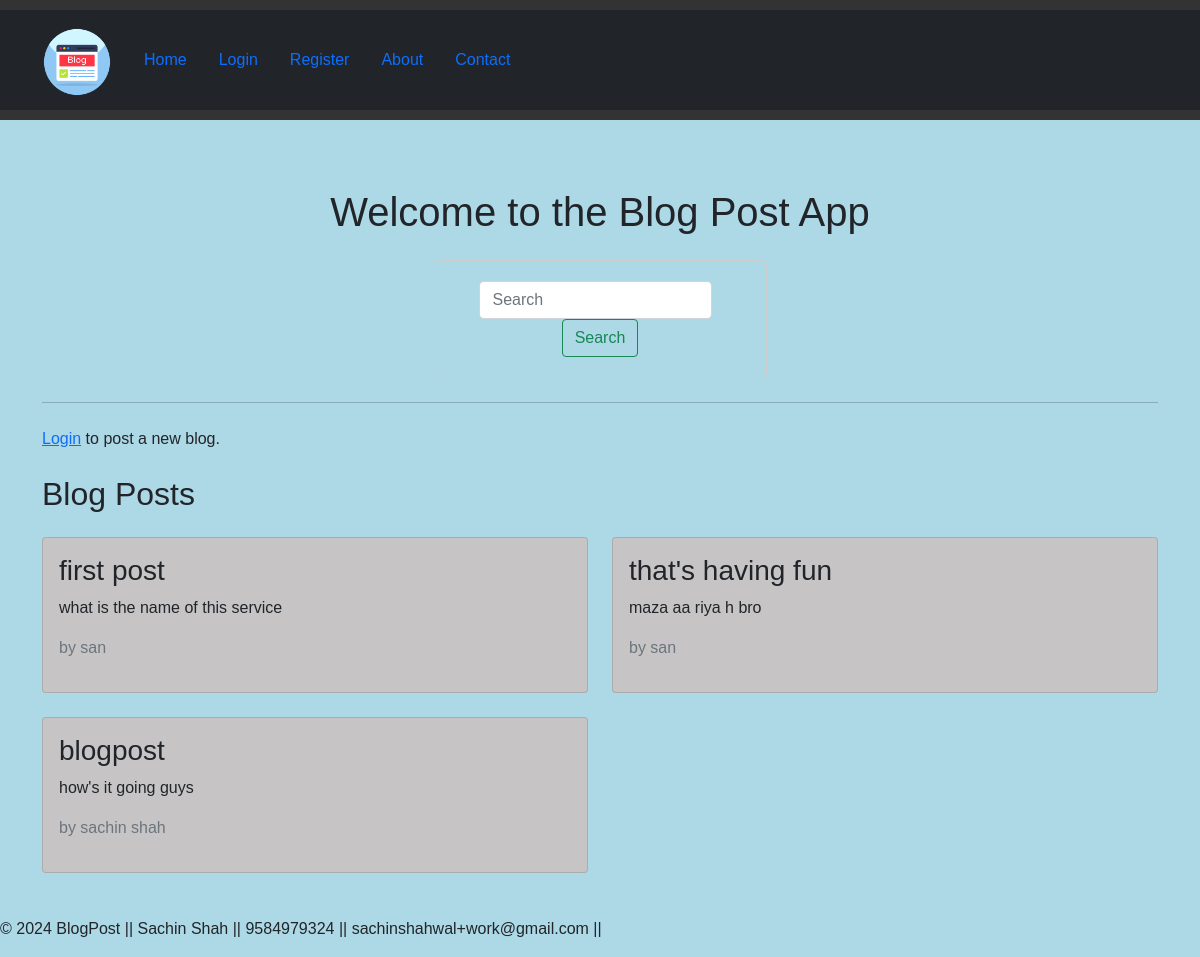
The page / on the database its author committed.
### main.py (models this page shows, shortened)
class BlogPost(db.Model):
    id = db.Column(db.Integer, primary_key=True)
    title = db.Column(db.String(200), nullable=False)
    content = db.Column(db.Text, nullable=False)
    user_id = db.Column(db.Integer, db.ForeignKey('user.id'), nullable=False)

class User(UserMixin, db.Model):
    id = db.Column(db.Integer, primary_key=True)
    username = db.Column(db.String(80), unique=True, nullable=False)
    password = db.Column(db.String(200), nullable=False)
    email = db.Column(db.String(120), unique=True, nullable=False)
    mobile_number = db.Column(db.String(20), nullable=False)
    image = db.Column(db.String(200), nullable=True)
    posts = db.relationship('BlogPost', backref='author', lazy=True)

### main.py (the view)
@app.route('/')
def home():
    query = request.args.get('query')
    if query:
        posts = BlogPost.query.join(User).filter(
            (BlogPost.title.contains(query)) |
            (BlogPost.content.contains(query)) |
            (User.username.contains(query))
        ).all()
    else:
        posts = BlogPost.query.all()
    return render_template('index.html', posts=posts)

### templates/index.html (shortened to what this page needs)
{% extends "base.html" %}
{% block content %}
    <div class="container mt-5">
        <h1 class="text-center">Welcome to the Blog Post App</h1>
        <div class="my-4">
            <form method="GET" action="{{ url_for('home') }}" class="form-inline justify-content-center">
                <input class="form-control mr-2" type="search" name="query" placeholder="Search" aria-label="Search" value="{{ request.args.get('query', '') }}">
                <button class="btn btn-outline-success" type="submit">Search</button>
            </form>
        </div>
        <hr>
        <div class="my-4">
            {% if current_user.is_authenticated %}
            <a href="{{ url_for('new_post') }}" class="btn btn-primary">Post a New Blog</a>
            {% else %}
            <p><a href="{{ url_for('login') }}">Login</a> to post a new blog.</p>
            {% endif %}
        </div>
        <h2 class="my-4">Blog Posts</h2>
        <div class="row">
        {% for post in posts %}
            <div class="col-md-6 mb-4">
                <div class="card" style="background-color: rgb(198, 196, 196);">
                    <div class="card-body">
                        <h3 class="card-title">{{ post.title }}</h3>
                        <p class="card-text">{{ post.content }}</p>
                        <p class="text-muted">by {{ post.author.username }}</p>
                    </div>
                </div>
            </div>
        {% endfor %}
        </div>
    </div>
{% endblock %}

### templates/base.html (shortened to what this page needs)
<!DOCTYPE html>
<html>
<head>
    <link rel="stylesheet" href="https://stackpath.bootstrapcdn.com/bootstrap/4.5.2/css/bootstrap.min.css">
    <link href="https://cdn.jsdelivr.net/npm/bootstrap@5.0.2/dist/css/bootstrap.min.css" rel="stylesheet">
    <link rel="stylesheet" href="{{ url_for('static', filename='style.css') }}">
</head>
<body style="background-color: lightblue;">
    <header>
        <nav class="navbar navbar-expand-lg navbar-dark bg-dark">
            <div class="container" >
              <a class="navbar-brand" href="/"><img src="static\internet-blog.png" alt="" width="70" height="70" class="d-inline-block align-text-top"></a>
              <div class="collapse navbar-collapse" id="navbarNav">
                <nav class="nav nav-pills nav-justified navbar-left">
                    <a class="flex-sm-fill text-sm-center nav-link" aria-current="page" href="/">Home</a>
                    {% if current_user.is_authenticated %}
                    <a class="flex-sm-fill text-sm-center nav-link" href="/profile">Profile</a>
                    <a class="flex-sm-fill text-sm-center nav-link" href="/logout">Logout</a>
                    {% else %}
                    <a class="flex-sm-fill text-sm-center nav-link" href="/login">Login</a>
                    <a class="flex-sm-fill text-sm-center nav-link" href="/register">Register</a>
                    {% endif %}
                    <a class="flex-sm-fill text-sm-center nav-link" href="/about">About</a>
                    <a class="flex-sm-fill text-sm-center nav-link" href="/contact">Contact</a>
                </nav>
              </div>
            </div>
          </nav>
    </header>
    <main>
        {% block content %}
        {% endblock %}
    </main>
    <footer>
        <p>&copy; 2024 BlogPost || Sachin Shah || 9584979324 || sachinshahwal+work@gmail.com ||</p>
    </footer>
</body>
</html>

### static/style.css (style rules this page uses)
form { width: 30%; margin: 0 auto; padding: 20px; border: 1px solid #ccc; border-radius: 5px; }
body { font-family: Arial, sans-serif; margin: 0; padding: 0; background-color: #f5f5f5; }
header { background-color: #333; color: #fff; padding: 10px 0; text-align: center; }
main { padding: 20px; }

### rows shown on the page
BlogPost: title "first post", content "what is the name of this service", author.username "san"
BlogPost: title "that's having fun", content "maza aa riya h bro", author.username "san"
BlogPost: title "blogpost", content "how's it going guys", author.username "sachin shah"
